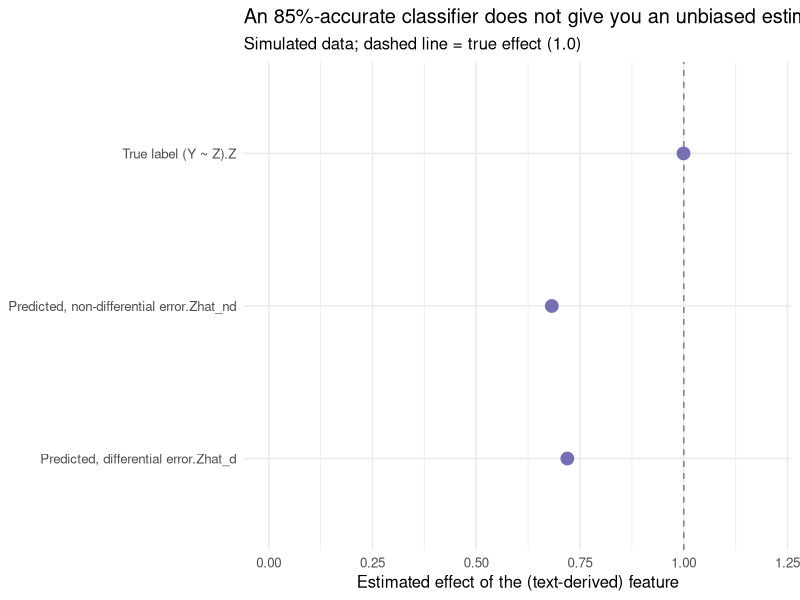

R code for this plot:
# Simulated demo for "Your classifier is 85% accurate...".
# True effect of a text-derived feature on an outcome = 1.0.
# (1) random misclassification attenuates the estimate; (2) differential
# misclassification (worse for one group that also affects the outcome) biases
# it further / non-trivially. All data simulated.
suppressMessages(library(ggplot2))
set.seed(2026)
n <- 6000
G <- rbinom(n, 1, 0.5)                 # teacher type (e.g., serves many multilingual learners)
Z <- rbinom(n, 1, 0.5)                 # TRUE label: feedback is "specific"
Y <- 1.0 * Z + 0.7 * G + rnorm(n)      # student progress; true effect of Z = 1.0

flip <- function(z, p) ifelse(runif(length(z)) < p, 1 - z, z)
Zhat_nd <- flip(Z, 0.15)                          # 85% accurate, non-differential
p_diff  <- ifelse(G == 1, 0.23, 0.07)             # worse for G==1
Zhat_d  <- flip(Z, p_diff)                         # ~85% overall, differential

acc <- function(zhat) mean(zhat == Z)
cat(sprintf("overall accuracy: non-diff %.2f | differential %.2f\n", acc(Zhat_nd), acc(Zhat_d)))
cat(sprintf("differential accuracy by group: G=0 %.2f | G=1 %.2f\n",
            mean(Zhat_d[G == 0] == Z[G == 0]), mean(Zhat_d[G == 1] == Z[G == 1])))

est <- c(
  "True label (Y ~ Z)"                 = coef(lm(Y ~ Z))["Z"],
  "Predicted, non-differential error"  = coef(lm(Y ~ Zhat_nd))["Zhat_nd"],
  "Predicted, differential error"      = coef(lm(Y ~ Zhat_d))["Zhat_d"]
)
for (nm in names(est)) cat(sprintf("%-36s %.2f\n", nm, est[[nm]]))

df <- data.frame(model = factor(names(est), levels = rev(names(est))), estimate = as.numeric(est))
p <- ggplot(df, aes(x = estimate, y = model)) +
  geom_vline(xintercept = 1.0, linetype = "dashed", colour = "grey50") +
  geom_point(size = 4, colour = "#7570b3") +
  xlim(0, 1.2) +
  labs(x = "Estimated effect of the (text-derived) feature", y = NULL,
       title = "An 85%-accurate classifier does not give you an unbiased estimate",
       subtitle = "Simulated data; dashed line = true effect (1.0)") +
  theme_minimal(base_size = 12)
ggsave("writing/posts/text-classifier-error/fig-attenuation.png", p, width = 7, height = 2.8, dpi = 150)
cat("figure written\n")
